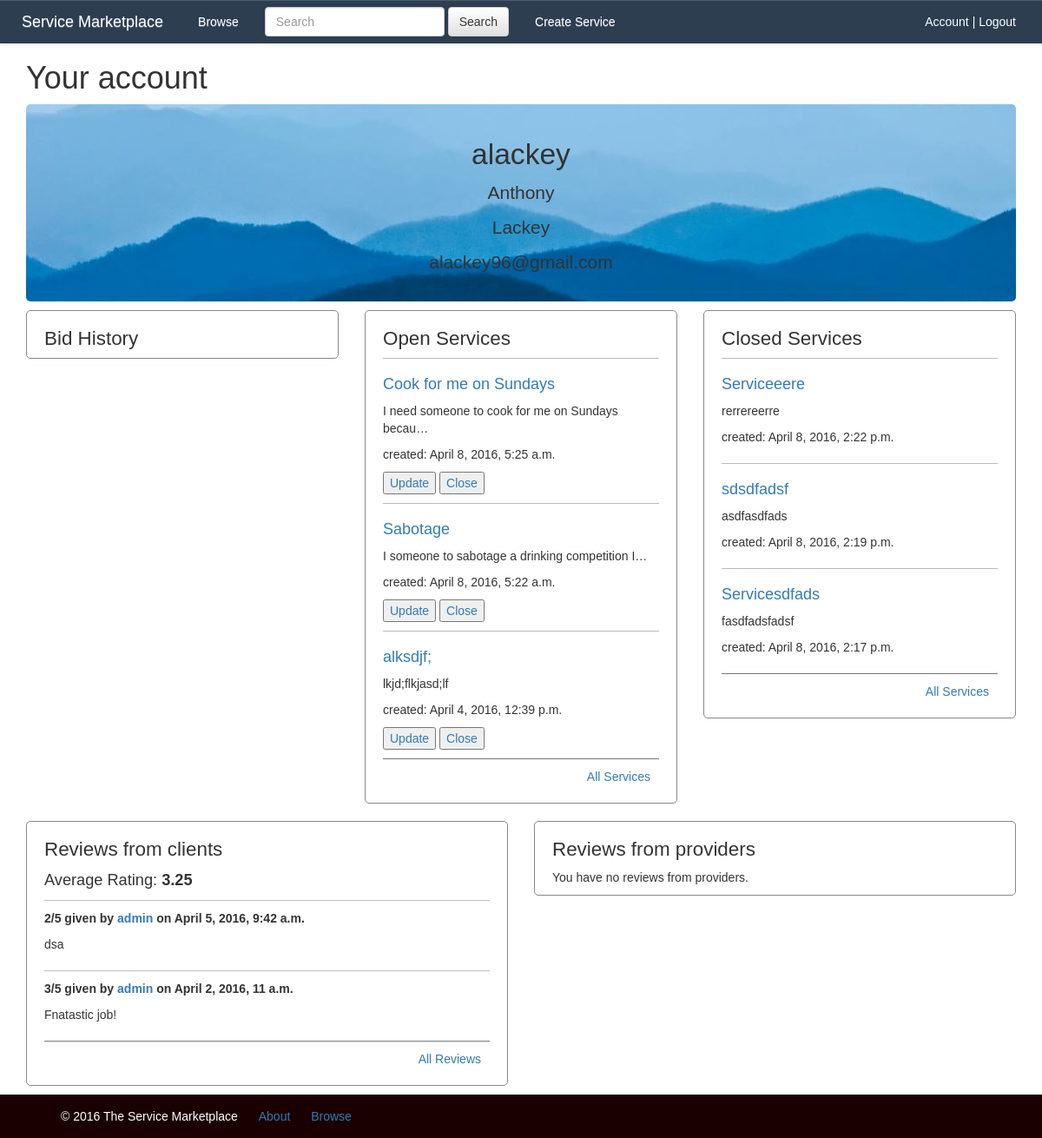
/my_account/ (signed in), run on the app's committed database.
### market/models.py (models this page shows, shortened)
class Service(models.Model):
    client = models.ForeignKey(
        settings.AUTH_USER_MODEL,
        related_name='service_client',
        null=True,
        blank=True
    )
    service_provider = models.ForeignKey(
        settings.AUTH_USER_MODEL,
        related_name='service_service_providers',
        null=True,
        blank=True
    )
    title = models.CharField(max_length=100, default="Service")
    description = models.TextField()
    location = models.CharField(max_length=50, default="U.S.")
    today = DT.date.today()
    week_from_now = today + DT.timedelta(days=7)
    final_time = models.DateTimeField("Ending Time", default=week_from_now)
    category = models.CharField(max_length=50, default="Other")
    is_open = models.BooleanField(default=True)
    bid = models.DecimalField(
        max_digits=10,
        decimal_places=2,
        default=1000.00
    )
    created_date = models.DateTimeField(default=timezone.now)

class Review(models.Model):
    RATINGS = (
        (1, '1'),
        (2, '2'),
        (3, '3'),
        (4, '4'),
        (5, '5'),
    )
    TYPE = (
        ('client', 'Client'),
        ('provider', 'Provider'),
    )
    rating = models.IntegerField(choices=RATINGS)
    user = models.ForeignKey(settings.AUTH_USER_MODEL, related_name='review')
    account_type = models.CharField(max_length=8, choices=TYPE, default='client')
    author = models.ForeignKey(
        settings.AUTH_USER_MODEL,
        related_name='review_author',
        null=True,
        blank=True
    )
    comment = models.TextField()
    created_date = models.DateTimeField(default=timezone.now)
    class Meta:
        permissions = (
            ('can_add_review', 'can_add_review'),
        )

### market/views.py (the view)
# urls.py: url(r'^my_account/$', views.my_account, name="my_account"),
@login_required
def my_account(request):
    avg_rating_c = get_avg_rating(username=request.user, mode='client')
    avg_rating_p = get_avg_rating(username=request.user, mode='provider')
    reviews = Review.objects.filter(user=request.user).order_by('-created_date')
    reviews_clients = reviews.filter(account_type='client')[:2]
    reviews_providers = reviews.filter(account_type='provider')[:2]
    services_open = Service.objects.filter(client=request.user, is_open=True).order_by('-created_date')[:3]
    services_closed = Service.objects.filter(client=request.user, is_open=False).order_by('-created_date')[:3]
    return render(
        request,
        'market/my_account.html', {
            'avg_rating_clients': avg_rating_c,
            'avg_rating_providers': avg_rating_p,
            'reviews_clients': reviews_clients,
            'reviews_providers': reviews_providers,
            'services_open': services_open,
            'services_closed': services_closed
        }
    )

### market/functions.py (called while the page is built)
def get_avg_rating(username, mode):
    ratings = Review.objects.filter(user=username, account_type=mode)
    avg_rating = ratings.aggregate(Avg('rating'))
    if avg_rating.get('rating__avg') is None:
        return 0
    else:
        return format(avg_rating.get('rating__avg'), '.2f')

### market/templates/market/my_account.html
{% extends "market/base.html" %}
{% block css %}
{% load staticfiles %}
    <link rel="stylesheet" href="{% static 'css/user_profile.css' %}">
{% endblock %}
{% block content %}
   <div class="container">
        <h1>Your account</h1>
        <div class="profile-info">
            <h3>{{ user.username }}</h3>
            <p>{{ user.first_name }}</p>
            <p>{{ user.last_name }}</p>
            <p>{{ user.email }}</p>
       </div>
    </div>
    <div class="container">
        <div class="row">
            <div class="col-sm-4">
                <div class="column">
                    <h3>Bid History</h3>
                </div>
            </div>
            <div class="col-sm-4">
                <div class="column">
                    <h3>Open Services</h3>
                    {% if services_open %}
                        {% for service in services_open %}
                        <div class="service">
                            <h4><a href="{% url 'service_detail' pk=service.pk %}">{{ service.title }}</a></h4>
                            <p>{{ service.description|linebreaks|truncatechars:50 }}</p>
                            <div class="date">
                                <p>created: {{ service.created_date }}</p>
                            </div>
                            <button type="button"><a href="{% url 'service_update' pk=service.pk %}">Update</a></button>
                            <button type="button"><a href="{% url 'service_close' pk=service.pk %}">Close</a></button>
                        </div>
                        {% endfor %}
                        <div class="more"><a href="{% url 'more_services' %}">All Services</a></div>
                    {% else %}
                        <p>You have no open services.</p>
                    {% endif %}
                </div>
            </div>
            <div class="col-sm-4">
                <div class="column">
                    <h3>Closed Services</h3>
                    {% if services_closed %}
                        {% for service in services_closed %}
                            <div class="service">
                                <h4><a href="{% url 'service_detail' pk=service.pk %}">{{ service.title }}</a></h4>
                                <p>{{ service.description|linebreaks|truncatechars:40 }}</p>
                                <div class="date">
                                    <p>created: {{ service.created_date }}</p>
                                </div>
                            </div>
                        {% endfor %}
                        <div class="more"><a href="{% url 'more_services' %}">All Services</a></div>
                    {% else %}
                        <p>You have no closed services.</p>
                    {% endif %}
                </div>
            </div>
        </div>
    </div>
    <div class="container">
        <div class="row">
            <div class="col-sm-6">
                <div class="column">
                    <h3>Reviews from clients</h3>
                    {% if reviews_clients %}
                        <p class="rating">Average Rating: <span class="bold">{{ avg_rating_clients }}</span></p>
                        {% for review in reviews_clients %}
                            <div class="review">
                                <p class="bold">{{ review.rating }}/5 given by <a href="{% url 'user_profile' username=review.author %}">{{ review.author }}</a> on <span class="date">{{ review.created_date }}</span></p>
                                <p>{{ review.comment }}</p>
                            </div>
                        {% endfor %}
                        <div class="more"><a href="{% url 'more_reviews' %}">All Reviews</a></div>
                    {% else %}
                        <p>You have no reviews from clients.</p>
                    {% endif %}
                </div>
            </div>
            <div class="col-sm-6">
                <div class="column">
                    <h3>Reviews from providers</h3>
                    {% if reviews_providers %}
                        <p class="rating">Average Rating: <span class="bold">{{ avg_rating_providers }}</span></p>
                        {% for review in reviews_providers %}
                            <div class="review">
                                <p class="bold">{{ review.rating }}/5 given by <a href="{% url 'user_profile' username=review.author %}">{{ review.author }}</a> on <span class="date">{{ review.created_date }}</span></p>
                                <p>{{ review.comment }}</p>
                            </div>
                        {% endfor %}
                        <div class="more"><a href="{% url 'more_reviews' %}">All Reviews</a></div>
                    {% else %}
                        <p>You have no reviews from providers.</p>
                    {% endif %}
                </div>
            </div>
        </div>
    </div>
{% endblock %}

### market/static/css/base.css (style rules this page uses)
html, body { margin:0; padding:0; height:100%; font-family: 'Montserrat', sans-serif; }

### market/static/css/user_profile.css (style rules this page uses)
.review, .service { padding: 10px 0; border-top: 1px solid #bbb; }
.column { border-radius: 5px; border: 1px solid #888; padding: 0 20px; margin: 10px 0; }
.rating { font-size: 1.3em; }
.bold { font-weight: bold; }
h3 { font-size: 1.6em; }
.profile-info { background-image: url(../Images/mountains.jpg); border-radius: 5px; padding: 20px; text-align: center; font-size: 1.5em; }
.more { margin-bottom:10px; text-align: right; padding: 10px; border-top: 1px solid #777; }

### data on the page
Service: title "Cook for me on Sundays", description "I need someone to cook for me on Sundays becau…", created_date "April 8, 2016, 5:25 a.m."
Service: title "Sabotage", description "I someone to sabotage a drinking competition I…", created_date "April 8, 2016, 5:22 a.m."
Service: title "alksdjf;", description "lkjd;flkjasd;lf", created_date "April 4, 2016, 12:39 p.m."
Service: title "Serviceeere", description "rerrereerre", created_date "April 8, 2016, 2:22 p.m."
Service: title "sdsdfadsf", description "asdfasdfads", created_date "April 8, 2016, 2:19 p.m."
Service: title "Servicesdfads", description "fasdfadsfadsf", created_date "April 8, 2016, 2:17 p.m."
Review: rating "2", author "admin", created_date "April 5, 2016, 9:42 a.m.", comment "dsa"
Review: rating "3", author "admin", created_date "April 2, 2016, 11 a.m.", comment "Fnatastic job!"

### other printed values
{{ user.username }} "alackey"
{{ user.first_name }} "Anthony"
{{ user.last_name }} "Lackey"
{{ user.email }} "alackey96@gmail.com"
{{ avg_rating_clients }} "3.25"
